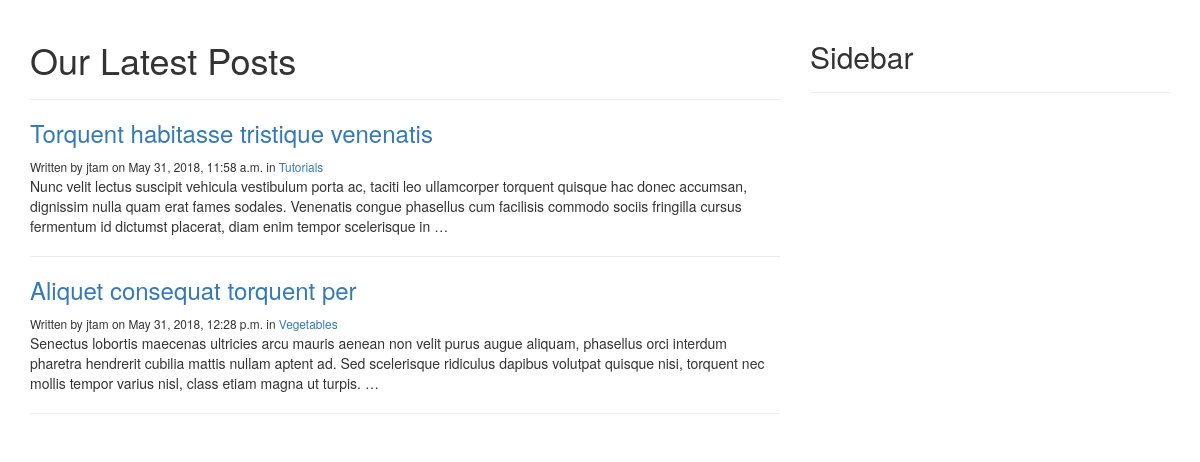
The page /blog/ on the database as committed earlier.
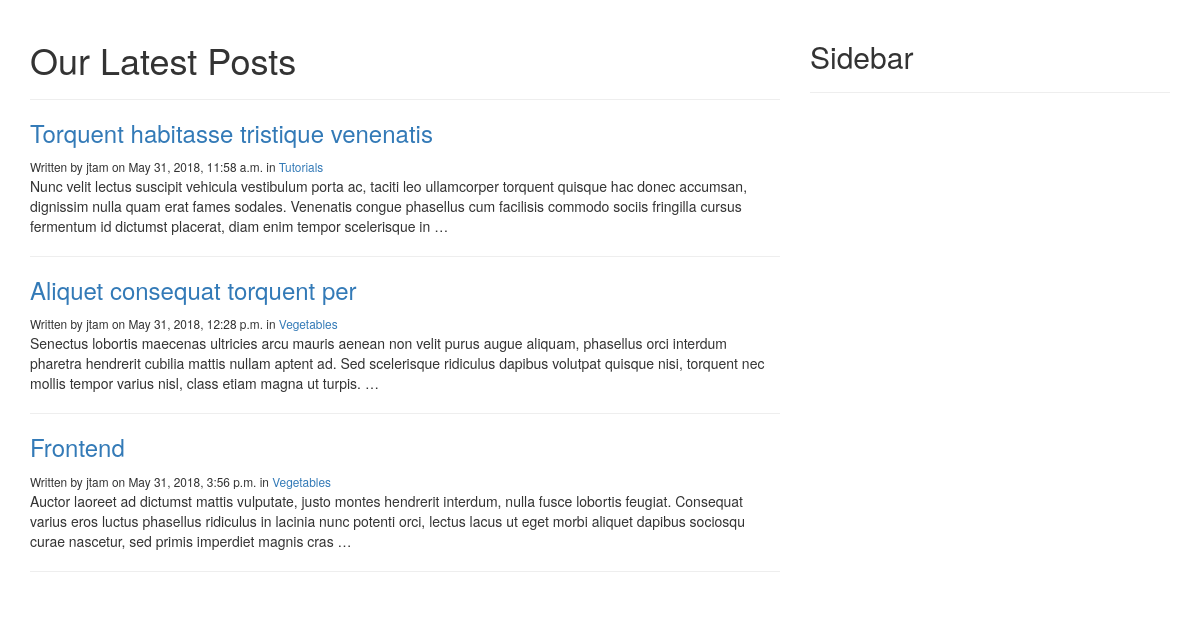
The same page on the database as committed later.
### blog/models.py (models this page shows, shortened)
class Post(models.Model):
	STATUS_CHOICES = (
			('draft','Draft'),
			('published','Published'),
		)
	title = models.CharField(max_length=250)
	category = models.ForeignKey(Category)
	slug = models.SlugField(max_length=250, unique=True)
	content = models.TextField()
	seo_title = models.CharField(max_length=250)
	seo_descripttion = models.CharField(max_length=160)
	author = models.ForeignKey(User, related_name='blog_posts')
	published = models.DateTimeField(default=timezone.now)
	created = models.DateTimeField(auto_now_add=True)
	updated = models.DateTimeField(auto_now=True)
	status = models.CharField(max_length=9, choices=STATUS_CHOICES, default='draft')
	def get_absolute_url(self):
		return reverse('blog:post_detail', args=[self.slug])

class Category(models.Model):
	name = models.CharField(max_length=250)
	slug = models.SlugField(max_length=250, unique=True)
	class Meta:
		ordering = ['name']
		verbose_name = 'category'
		verbose_name_plural = 'categories'
	def get_absolute_url(self):
		return reverse('blog:list_of_posts_by_category', args=[self.slug])
	def __str__(self):
		return self.name

### blog/views.py (the view)
def list_of_posts(request):
	posts = Post.objects.filter(status='published')
	template = 'blog/post/list_of_posts.html'
	context = {'posts':posts}
	return render(request, template, context)

### blog/templates/blog/post/list_of_posts.html (shortened to what this page needs)
{% extends "blog/base.html" %}
{% block content %}
<div class="row">
	<div class="col-md-8">
		<div class="page-header">
			<h1>Our Latest Posts</h1>
		</div>
		{% for post in posts %}
			<h3><a href="{{post.get_absolute_url}}">{{post.title}}</a></h3>
			<small>Written by {{post.author}} on {{post.published}} in <a href="{{post.category.get_absolute_url}}">{{post.category}}</a></small>
			<br>
			{{post.content|truncatewords:40|linebreaks}}
			<hr>
		{% endfor %}
	</div>
	<div class="col-md-4">
		<div class="page-header">
			<h2>Sidebar</h2>
		</div>
	</div>
	{% endblock content %}

Rows that differ between the two databases and show on the page:
added Post: title "Frontend", author "jtam", published "May 31, 2018, 3:56 p.m.", category "Vegetables", content "Auctor laoreet ad dictumst mattis vulputate, justo montes hendrerit interdum, nulla fusce lobortis feugiat. Consequat varius eros luctus phasellus ridiculus in lacinia nunc potenti orci, lectus lacus ut eget morbi aliquet dapibus sociosqu curae nascetur, sed primis imperdiet magnis cras …"
